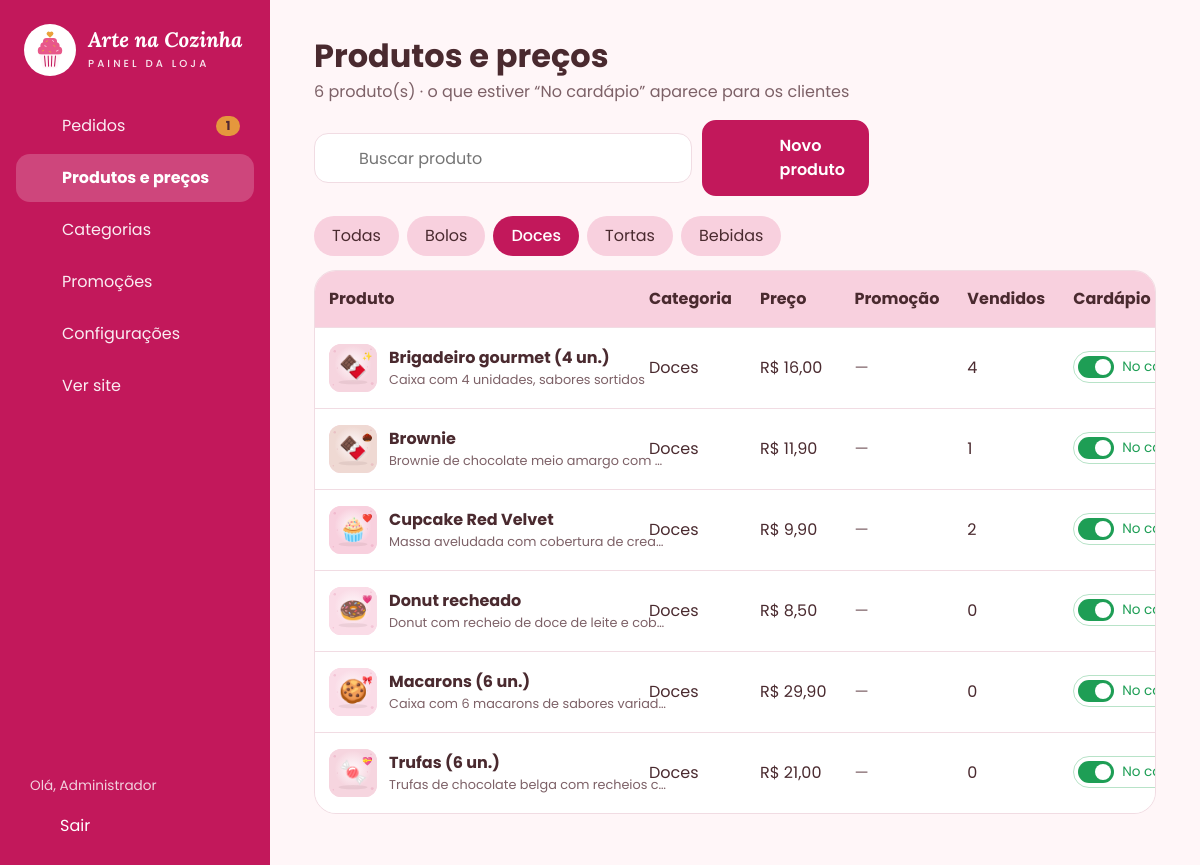
Page /admin/produtos.php?categoria=Doces (signed in) on the earlier database version.
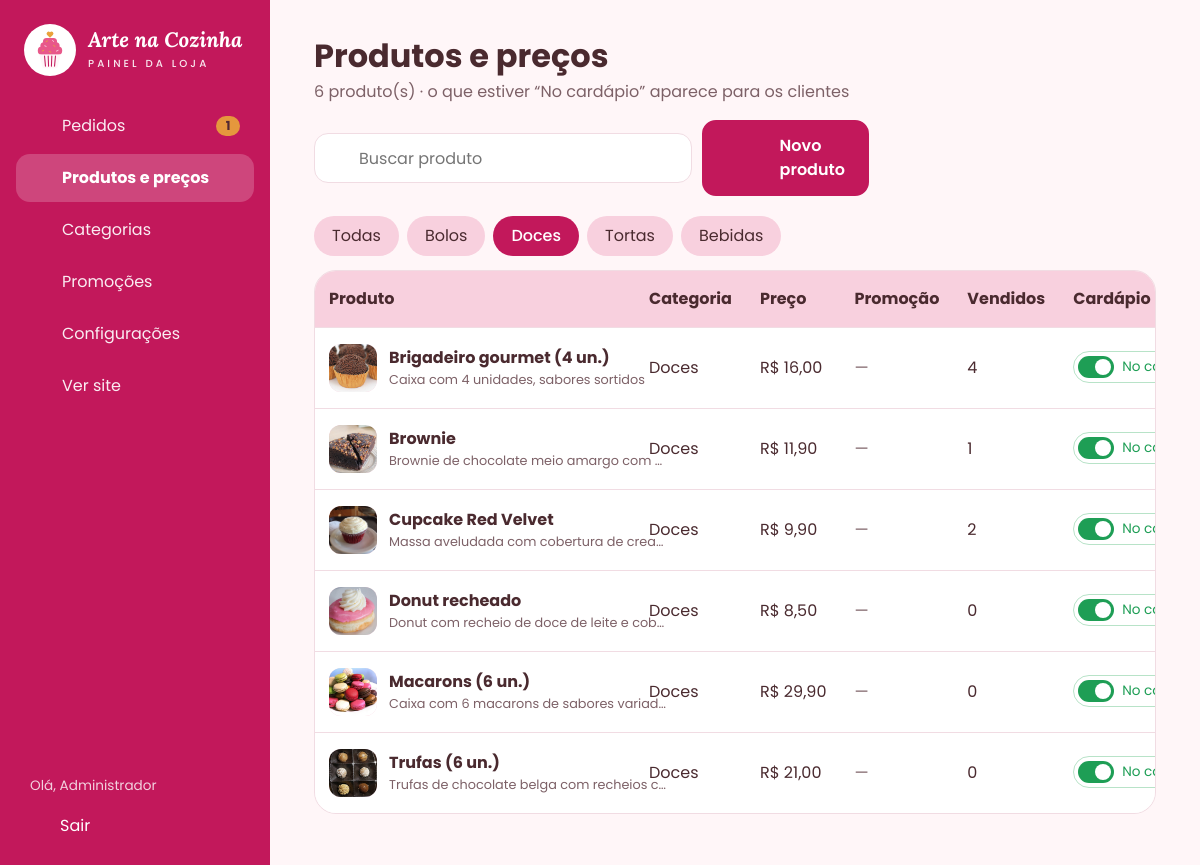
Same page on the later database version.
### tables this page shows
CREATE TABLE produto (
  id_produto         INT           NOT NULL AUTO_INCREMENT,
  id_admin           INT           NOT NULL,
  nome               VARCHAR(100)  NOT NULL,
  descricao          VARCHAR(255)  NOT NULL,
  categoria          VARCHAR(40)   NOT NULL,
  preco              DECIMAL(8,2)  NOT NULL,
  preco_promocional  DECIMAL(8,2)  NULL,
  imagem             VARCHAR(255)  NULL,
  disponivel         BOOLEAN       NOT NULL DEFAULT TRUE,
  PRIMARY KEY (id_produto),
  KEY idx_produto_categoria (categoria),
  CONSTRAINT fk_produto_admin FOREIGN KEY (id_admin)
    REFERENCES administrador (id_admin)
);

### includes/bootstrap.php (called while the page is built, shortened)
<?php
function db(): PDO
{
    static $pdo = null;
    if ($pdo === null) {
        $c = APP_CONFIG;
        $dsn = "mysql:host={$c['db_host']};port={$c['db_porta']};dbname={$c['db_nome']};charset=utf8mb4";
        try {
            $pdo = new PDO($dsn, $c['db_usuario'], $c['db_senha'], [
                PDO::ATTR_ERRMODE            => PDO::ERRMODE_EXCEPTION,
                PDO::ATTR_DEFAULT_FETCH_MODE => PDO::FETCH_ASSOC,
                PDO::ATTR_EMULATE_PREPARES   => false,
            ]);
            $pdo->exec("SET time_zone = '" . date('P') . "'");
        } catch (PDOException $e) {
            http_response_code(500);
            $msg = $c['debug'] ? $e->getMessage() : 'Tente novamente em alguns minutos.';
            exit('<div style="font-family:sans-serif;padding:2rem;color:#4A2A2F">'
               . '<h2>Não foi possível conectar ao banco de dados</h2><p>'
               . htmlspecialchars($msg) . '</p><p>Verifique se o MySQL está ligado e se o banco '
               . '<code>arte_na_cozinha</code> foi importado (database/arte_na_cozinha.sql).</p></div>');
        }
    }
    return $pdo;
}
function h(?string $texto): string
{
    return htmlspecialchars((string) $texto, ENT_QUOTES, 'UTF-8');
}
function dinheiro($valor): string
{
    return 'R$ ' . number_format((float) $valor, 2, ',', '.');
}
function preco_atual(array $produto): float
{
    $promo = $produto['preco_promocional'];
    $vencida = !empty($produto['promo_fim']) && strtotime($produto['promo_fim']) <= time();
    return (!$vencida && $promo !== null && (float) $promo > 0 && (float) $promo < (float) $produto['preco'])
        ? (float) $promo
        : (float) $produto['preco'];
}
function em_promocao(array $produto): bool
{
    return preco_atual($produto) < (float) $produto['preco'];
}

### admin/produtos.php (the view, shortened to what the changed rows need)
<?php
$categoria = (string) ($_GET['categoria'] ?? '');
$where = ['1=1'];
$params = [];
if (in_array($categoria, categorias(), true)) {
    $where[] = 'p.categoria = ?';
    $params[] = $categoria;
}
$st = db()->prepare(
    "SELECT p.*, pr.data_fim AS promo_fim, pr.modo AS promo_modo, COALESCE(SUM(i.quantidade), 0) AS vendidos
       FROM produto p
       LEFT JOIN promocao pr ON pr.id_produto = p.id_produto
       LEFT JOIN item_pedido i ON i.id_produto = p.id_produto
      WHERE " . implode(' AND ', $where) . "
      GROUP BY p.id_produto
      ORDER BY COALESCE((SELECT c.ordem FROM categoria c WHERE c.nome = p.categoria), 999), p.categoria, p.nome"
);
$st->execute($params);
$produtos = $st->fetchAll();
require __DIR__ . '/../includes/admin_topo.php';
?>
<div class="painel-cabecalho">
  <div>
    <h1>Produtos e preços</h1>
  </div>
</div>
<div class="tabela-caixa">
  <table class="tabela tabela-responsiva">
    <thead>
      <tr><th>Produto</th><th>Categoria</th><th>Preço</th><th>Promoção</th><th>Vendidos</th><th>Cardápio</th><th>Ações</th></tr>
    </thead>
    <tbody>
      <?php foreach ($produtos as $p): ?>
        <tr class="<?= $p['disponivel'] ? '' : 'linha-inativa' ?>">
          <td data-rotulo="Produto">
            <div class="produto-celula">
              <img src="../<?= h($p['imagem'] ?: 'assets/img/logo-icone.svg') ?>" alt="" width="48" height="48" loading="lazy">
              <div><strong><?= h($p['nome']) ?></strong><small><?= h($p['descricao']) ?></small></div>
            </div>
          </td>
          <td data-rotulo="Categoria"><?= h($p['categoria']) ?></td>
          <td data-rotulo="Preço"><?= dinheiro($p['preco']) ?></td>
          <td data-rotulo="Promoção"><?php if (em_promocao($p)): ?>
            <span class="etiqueta etiqueta-preparo"><?= dinheiro($p['preco_promocional']) ?></span>
            <?php if ($p['promo_fim']): ?><small class="prazo-mini"<?= atributo_fim($p['promo_fim']) ?>>⏳ <span class="contagem-valor"><?= h(tempo_restante($p['promo_fim'])) ?></span></small><?php endif; ?>
          <?php else: ?><span class="traco">—</span><?php endif; ?></td>
          <td data-rotulo="Vendidos"><?= (int) $p['vendidos'] ?></td>
          <td data-rotulo="Cardápio">
            <form method="post">
              <button type="submit" class="interruptor <?= $p['disponivel'] ? 'ligado' : '' ?>" aria-pressed="<?= $p['disponivel'] ? 'true' : 'false' ?>">
                <span></span><?= $p['disponivel'] ? 'No cardápio' : 'Oculto' ?>
              </button>
            </form>
          </td>
        </tr>
      <?php endforeach; ?>
    </tbody>
  </table>
</div>
<?php require __DIR__ . '/../includes/admin_rodape.php'; ?>

Differences in the rows shown:
changed produto "Brigadeiro gourmet (4 un.)": imagem: a different picture
changed produto "Brownie": imagem: a different picture
changed produto "Cupcake Red Velvet": imagem: a different picture
changed produto "Donut recheado": imagem: a different picture
changed produto "Macarons (6 un.)": imagem: a different picture
changed produto "Trufas (6 un.)": imagem: a different picture
